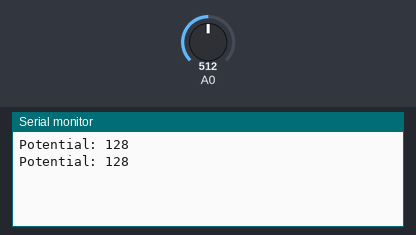
Recording of a sketch running on a simulated Arduino Uno, built with avr-gcc and run on an emulated ATmega328P. Shown: the last lines printed to the serial monitor. The test bench sets the inputs (shaded band); at power-on: A0 = 512.

Above: at 1.8 s.
1.9 s: A0 set to 716
At 2.8 s:
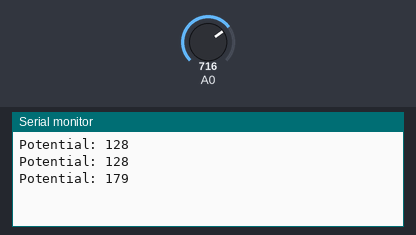
3.4 s: A0 set to 900
At 4.6 s:
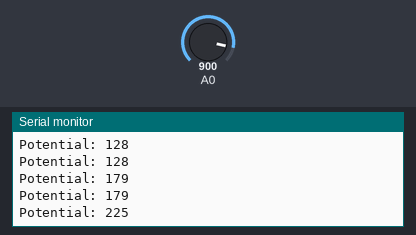
Timing chart, 0 to 6.4 s (numbered marks = the images above; inputs shaded):
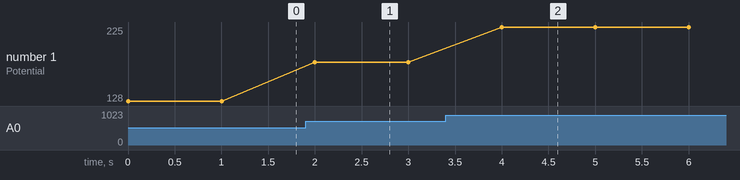

Measured:
- after the input at 1.9 s, the serial monitor: prints a new line after 0.10 s (image 1)
- after the input at 3.4 s, the serial monitor: prints a new line after 0.60 s (image 2)
- plotted number 1: 128 → 179 after the input at 1.9 s, 179 → 225 after the input at 3.4 s

The sketch:

Project14.ino
```cpp
void setup(){
    Serial.begin(9600);
}

void loop(){
    Serial.print("Potential: ");
    Serial.println(analogRead(A0)/4);
    delay(1000);
}
```
